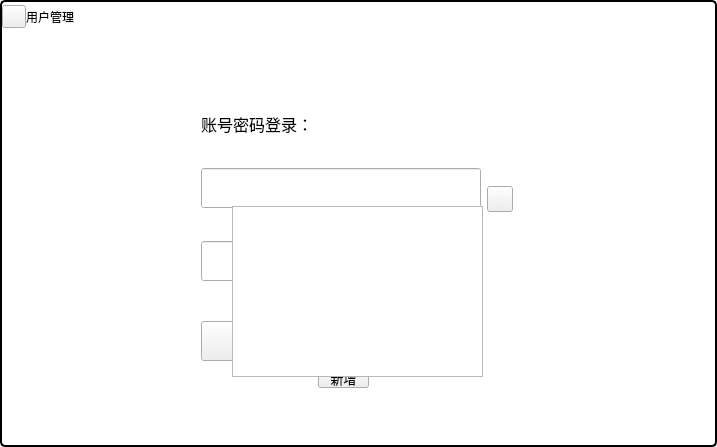
<?xml version="1.0" encoding="UTF-8"?>
<ui version="4.0">
 <class>DlgUserManage</class>
 <widget class="QDialog" name="DlgUserManage">
  <property name="geometry">
   <rect>
    <x>0</x>
    <y>0</y>
    <width>717</width>
    <height>447</height>
   </rect>
  </property>
  <property name="windowTitle">
   <string>Dialog</string>
  </property>
  <property name="styleSheet">
   <string notr="true">QDialog{border: 2px solid black;
border-radius: 5px;
	background-color: rgb(255, 255, 255);
}
</string>
  </property>
  <layout class="QVBoxLayout" name="verticalLayout">
   <property name="spacing">
    <number>10</number>
   </property>
   <property name="leftMargin">
    <number>2</number>
   </property>
   <property name="topMargin">
    <number>0</number>
   </property>
   <property name="rightMargin">
    <number>2</number>
   </property>
   <property name="bottomMargin">
    <number>16</number>
   </property>
   <item>
    <widget class="QWidget" name="widget_title" native="true">
     <property name="sizePolicy">
      <sizepolicy hsizetype="Preferred" vsizetype="Fixed">
       <horstretch>0</horstretch>
       <verstretch>0</verstretch>
      </sizepolicy>
     </property>
     <property name="minimumSize">
      <size>
       <width>100</width>
       <height>33</height>
      </size>
     </property>
     <layout class="QHBoxLayout" name="horizontalLayout_11">
      <property name="spacing">
       <number>0</number>
      </property>
      <property name="leftMargin">
       <number>0</number>
      </property>
      <property name="topMargin">
       <number>0</number>
      </property>
      <property name="rightMargin">
       <number>0</number>
      </property>
      <property name="bottomMargin">
       <number>0</number>
      </property>
      <item>
       <widget class="QToolButton" name="toolButtonIcon">
        <property name="text">
         <string/>
        </property>
       </widget>
      </item>
      <item>
       <widget class="QLabel" name="lab_Title">
        <property name="sizePolicy">
         <sizepolicy hsizetype="Expanding" vsizetype="Preferred">
          <horstretch>0</horstretch>
          <verstretch>0</verstretch>
         </sizepolicy>
        </property>
        <property name="styleSheet">
         <string notr="true">font: 10pt &quot;微软雅黑&quot;;</string>
        </property>
        <property name="text">
         <string>用户管理</string>
        </property>
        <property name="alignment">
         <set>Qt::AlignLeading|Qt::AlignLeft|Qt::AlignVCenter</set>
        </property>
       </widget>
      </item>
      <item>
       <widget class="QWidget" name="widget_menu" native="true">
        <property name="sizePolicy">
         <sizepolicy hsizetype="Minimum" vsizetype="Preferred">
          <horstretch>0</horstretch>
          <verstretch>0</verstretch>
         </sizepolicy>
        </property>
        <layout class="QHBoxLayout" name="horizontalLayout_12">
         <property name="spacing">
          <number>0</number>
         </property>
         <property name="leftMargin">
          <number>0</number>
         </property>
         <property name="topMargin">
          <number>0</number>
         </property>
         <property name="rightMargin">
          <number>0</number>
         </property>
         <property name="bottomMargin">
          <number>0</number>
         </property>
         <item>
          <widget class="QPushButton" name="btnMenu_Close">
           <property name="sizePolicy">
            <sizepolicy hsizetype="Minimum" vsizetype="Expanding">
             <horstretch>0</horstretch>
             <verstretch>0</verstretch>
            </sizepolicy>
           </property>
           <property name="minimumSize">
            <size>
             <width>40</width>
             <height>0</height>
            </size>
           </property>
           <property name="cursor">
            <cursorShape>ArrowCursor</cursorShape>
           </property>
           <property name="focusPolicy">
            <enum>Qt::NoFocus</enum>
           </property>
           <property name="toolTip">
            <string>关闭</string>
           </property>
           <property name="text">
            <string/>
           </property>
           <property name="flat">
            <bool>true</bool>
           </property>
          </widget>
         </item>
        </layout>
       </widget>
      </item>
     </layout>
    </widget>
   </item>
   <item>
    <widget class="QWidget" name="widget" native="true">
     <property name="styleSheet">
      <string notr="true"/>
     </property>
     <layout class="QVBoxLayout" name="verticalLayout_2">
      <item>
       <widget class="QStackedWidget" name="stackedWidget">
        <property name="styleSheet">
         <string notr="true">QPushButton#toolButtonLogin
{
	border-style: none;
	border: 0px;
	color: #F0F0F0;
	padding: 0px;	
	min-height: 10px;
	border-radius:3px;
	background: qlineargradient(spread:pad, x1:0, y1:0, x2:0, y2:1, stop:0 #4D4D4D, stop:1 #292929); 
}</string>
        </property>
        <property name="currentIndex">
         <number>0</number>
        </property>
        <widget class="QWidget" name="pageLogin">
         <widget class="QWidget" name="layoutWidget">
          <property name="geometry">
           <rect>
            <x>190</x>
            <y>60</y>
            <width>385</width>
            <height>276</height>
           </rect>
          </property>
          <layout class="QVBoxLayout" name="verticalLayout_7">
           <item>
            <layout class="QHBoxLayout" name="horizontalLayout_5">
             <item>
              <widget class="QLabel" name="label">
               <property name="font">
                <font>
                 <family>微软雅黑</family>
                 <pointsize>12</pointsize>
                 <weight>50</weight>
                 <bold>false</bold>
                </font>
               </property>
               <property name="text">
                <string>账号密码登录：</string>
               </property>
              </widget>
             </item>
             <item>
              <spacer name="horizontalSpacer_3">
               <property name="orientation">
                <enum>Qt::Horizontal</enum>
               </property>
               <property name="sizeHint" stdset="0">
                <size>
                 <width>40</width>
                 <height>20</height>
                </size>
               </property>
              </spacer>
             </item>
            </layout>
           </item>
           <item>
            <spacer name="verticalSpacer_2">
             <property name="orientation">
              <enum>Qt::Vertical</enum>
             </property>
             <property name="sizeHint" stdset="0">
              <size>
               <width>17</width>
               <height>13</height>
              </size>
             </property>
            </spacer>
           </item>
           <item>
            <layout class="QHBoxLayout" name="horizontalLayout_13">
             <item>
              <widget class="KLineEdit" name="lineEditLoginusername">
               <property name="minimumSize">
                <size>
                 <width>280</width>
                 <height>40</height>
                </size>
               </property>
               <property name="maximumSize">
                <size>
                 <width>280</width>
                 <height>40</height>
                </size>
               </property>
               <property name="font">
                <font>
                 <family>微软雅黑</family>
                 <pointsize>12</pointsize>
                </font>
               </property>
              </widget>
             </item>
             <item>
              <layout class="QVBoxLayout" name="verticalLayout_4">
               <property name="spacing">
                <number>0</number>
               </property>
               <property name="bottomMargin">
                <number>14</number>
               </property>
               <item>
                <spacer name="verticalSpacer_6">
                 <property name="orientation">
                  <enum>Qt::Vertical</enum>
                 </property>
                 <property name="sizeHint" stdset="0">
                  <size>
                   <width>20</width>
                   <height>40</height>
                  </size>
                 </property>
                </spacer>
               </item>
               <item>
                <widget class="QToolButton" name="toolButtonManage">
                 <property name="minimumSize">
                  <size>
                   <width>26</width>
                   <height>26</height>
                  </size>
                 </property>
                 <property name="maximumSize">
                  <size>
                   <width>26</width>
                   <height>26</height>
                  </size>
                 </property>
                 <property name="styleSheet">
                  <string notr="true"/>
                 </property>
                 <property name="text">
                  <string/>
                 </property>
                </widget>
               </item>
              </layout>
             </item>
             <item>
              <spacer name="horizontalSpacer_7">
               <property name="orientation">
                <enum>Qt::Horizontal</enum>
               </property>
               <property name="sizeHint" stdset="0">
                <size>
                 <width>40</width>
                 <height>20</height>
                </size>
               </property>
              </spacer>
             </item>
            </layout>
           </item>
           <item>
            <spacer name="verticalSpacer_3">
             <property name="orientation">
              <enum>Qt::Vertical</enum>
             </property>
             <property name="sizeHint" stdset="0">
              <size>
               <width>17</width>
               <height>13</height>
              </size>
             </property>
            </spacer>
           </item>
           <item>
            <layout class="QHBoxLayout" name="horizontalLayout_14">
             <item>
              <widget class="KLineEditKb" name="lineEditLoginpassword">
               <property name="minimumSize">
                <size>
                 <width>280</width>
                 <height>40</height>
                </size>
               </property>
               <property name="maximumSize">
                <size>
                 <width>280</width>
                 <height>40</height>
                </size>
               </property>
               <property name="font">
                <font>
                 <family>微软雅黑</family>
                 <pointsize>12</pointsize>
                </font>
               </property>
               <property name="echoMode">
                <enum>QLineEdit::Password</enum>
               </property>
              </widget>
             </item>
             <item>
              <spacer name="horizontalSpacer_5">
               <property name="orientation">
                <enum>Qt::Horizontal</enum>
               </property>
               <property name="sizeHint" stdset="0">
                <size>
                 <width>40</width>
                 <height>20</height>
                </size>
               </property>
              </spacer>
             </item>
            </layout>
           </item>
           <item>
            <spacer name="verticalSpacer_4">
             <property name="orientation">
              <enum>Qt::Vertical</enum>
             </property>
             <property name="sizeHint" stdset="0">
              <size>
               <width>28</width>
               <height>38</height>
              </size>
             </property>
            </spacer>
           </item>
           <item>
            <layout class="QHBoxLayout" name="horizontalLayout_15">
             <item>
              <widget class="QToolButton" name="toolButtonLogin">
               <property name="minimumSize">
                <size>
                 <width>280</width>
                 <height>40</height>
                </size>
               </property>
               <property name="maximumSize">
                <size>
                 <width>280</width>
                 <height>40</height>
                </size>
               </property>
               <property name="font">
                <font>
                 <family>微软雅黑</family>
                 <pointsize>10</pointsize>
                 <weight>50</weight>
                 <bold>false</bold>
                </font>
               </property>
               <property name="styleSheet">
                <string notr="true"/>
               </property>
               <property name="text">
                <string>登录</string>
               </property>
              </widget>
             </item>
             <item>
              <spacer name="horizontalSpacer_6">
               <property name="orientation">
                <enum>Qt::Horizontal</enum>
               </property>
               <property name="sizeHint" stdset="0">
                <size>
                 <width>40</width>
                 <height>20</height>
                </size>
               </property>
              </spacer>
             </item>
            </layout>
           </item>
           <item>
            <layout class="QHBoxLayout" name="horizontalLayout_4" stretch="13,0,24">
             <item>
              <spacer name="horizontalSpacer">
               <property name="orientation">
                <enum>Qt::Horizontal</enum>
               </property>
               <property name="sizeHint" stdset="0">
                <size>
                 <width>40</width>
                 <height>20</height>
                </size>
               </property>
              </spacer>
             </item>
             <item>
              <widget class="QToolButton" name="toolButtonAddUser">
               <property name="minimumSize">
                <size>
                 <width>51</width>
                 <height>21</height>
                </size>
               </property>
               <property name="maximumSize">
                <size>
                 <width>51</width>
                 <height>21</height>
                </size>
               </property>
               <property name="font">
                <font>
                 <family>微软雅黑</family>
                 <pointsize>10</pointsize>
                 <weight>50</weight>
                 <bold>false</bold>
                </font>
               </property>
               <property name="styleSheet">
                <string notr="true"/>
               </property>
               <property name="text">
                <string>新增</string>
               </property>
              </widget>
             </item>
             <item>
              <spacer name="horizontalSpacer_2">
               <property name="orientation">
                <enum>Qt::Horizontal</enum>
               </property>
               <property name="sizeHint" stdset="0">
                <size>
                 <width>40</width>
                 <height>20</height>
                </size>
               </property>
              </spacer>
             </item>
            </layout>
           </item>
          </layout>
         </widget>
         <widget class="QTextEdit" name="textEditNames">
          <property name="geometry">
           <rect>
            <x>221</x>
            <y>154</y>
            <width>251</width>
            <height>171</height>
           </rect>
          </property>
          <property name="font">
           <font>
            <family>微软雅黑</family>
            <pointsize>12</pointsize>
           </font>
          </property>
          <property name="cursor" stdset="0">
           <cursorShape>PointingHandCursor</cursorShape>
          </property>
         </widget>
        </widget>
        <widget class="QWidget" name="pageChangePwd">
         <widget class="QWidget" name="layoutWidget">
          <property name="geometry">
           <rect>
            <x>140</x>
            <y>71</y>
            <width>382</width>
            <height>221</height>
           </rect>
          </property>
          <layout class="QVBoxLayout" name="verticalLayout_3">
           <item>
            <layout class="QHBoxLayout" name="horizontalLayout">
             <item>
              <widget class="QLabel" name="label_2">
               <property name="minimumSize">
                <size>
                 <width>80</width>
                 <height>15</height>
                </size>
               </property>
               <property name="sizeIncrement">
                <size>
                 <width>80</width>
                 <height>15</height>
                </size>
               </property>
               <property name="font">
                <font>
                 <family>微软雅黑</family>
                 <pointsize>10</pointsize>
                </font>
               </property>
               <property name="text">
                <string>当前密码：</string>
               </property>
              </widget>
             </item>
             <item>
              <widget class="QLineEdit" name="lineEditChangeoldpwd">
               <property name="minimumSize">
                <size>
                 <width>280</width>
                 <height>40</height>
                </size>
               </property>
               <property name="maximumSize">
                <size>
                 <width>280</width>
                 <height>40</height>
                </size>
               </property>
               <property name="echoMode">
                <enum>QLineEdit::Password</enum>
               </property>
              </widget>
             </item>
            </layout>
           </item>
           <item>
            <layout class="QHBoxLayout" name="horizontalLayout_2">
             <item>
              <widget class="QLabel" name="label_3">
               <property name="minimumSize">
                <size>
                 <width>80</width>
                 <height>15</height>
                </size>
               </property>
               <property name="sizeIncrement">
                <size>
                 <width>80</width>
                 <height>15</height>
                </size>
               </property>
               <property name="font">
                <font>
                 <family>微软雅黑</family>
                 <pointsize>10</pointsize>
                </font>
               </property>
               <property name="layoutDirection">
                <enum>Qt::RightToLeft</enum>
               </property>
               <property name="text">
                <string>新设密码：</string>
               </property>
              </widget>
             </item>
             <item>
              <widget class="QLineEdit" name="lineEditChangenewpwd">
               <property name="minimumSize">
                <size>
                 <width>280</width>
                 <height>40</height>
                </size>
               </property>
               <property name="maximumSize">
                <size>
                 <width>280</width>
                 <height>40</height>
                </size>
               </property>
               <property name="echoMode">
                <enum>QLineEdit::Password</enum>
               </property>
              </widget>
             </item>
            </layout>
           </item>
           <item>
            <layout class="QHBoxLayout" name="horizontalLayout_3">
             <item>
              <widget class="QLabel" name="label_4">
               <property name="minimumSize">
                <size>
                 <width>80</width>
                 <height>15</height>
                </size>
               </property>
               <property name="sizeIncrement">
                <size>
                 <width>80</width>
                 <height>15</height>
                </size>
               </property>
               <property name="font">
                <font>
                 <family>微软雅黑</family>
                 <pointsize>10</pointsize>
                </font>
               </property>
               <property name="text">
                <string>密码确认：</string>
               </property>
              </widget>
             </item>
             <item>
              <widget class="QLineEdit" name="lineEditChangenewpwd2">
               <property name="minimumSize">
                <size>
                 <width>280</width>
                 <height>40</height>
                </size>
               </property>
               <property name="maximumSize">
                <size>
                 <width>280</width>
                 <height>40</height>
                </size>
               </property>
               <property name="echoMode">
                <enum>QLineEdit::Password</enum>
               </property>
              </widget>
             </item>
            </layout>
           </item>
           <item>
            <spacer name="verticalSpacer">
             <property name="orientation">
              <enum>Qt::Vertical</enum>
             </property>
             <property name="sizeHint" stdset="0">
              <size>
               <width>20</width>
               <height>40</height>
              </size>
             </property>
            </spacer>
           </item>
           <item>
            <widget class="QToolButton" name="toolButtonChangepwdOk">
             <property name="minimumSize">
              <size>
               <width>380</width>
               <height>40</height>
              </size>
             </property>
             <property name="maximumSize">
              <size>
               <width>380</width>
               <height>40</height>
              </size>
             </property>
             <property name="font">
              <font>
               <family>微软雅黑</family>
               <pointsize>10</pointsize>
               <weight>50</weight>
               <bold>false</bold>
              </font>
             </property>
             <property name="text">
              <string>确 认</string>
             </property>
            </widget>
           </item>
          </layout>
         </widget>
        </widget>
        <widget class="QWidget" name="pageAdd">
         <widget class="QWidget" name="layoutWidget">
          <property name="geometry">
           <rect>
            <x>150</x>
            <y>20</y>
            <width>391</width>
            <height>311</height>
           </rect>
          </property>
          <layout class="QVBoxLayout" name="verticalLayout_5">
           <item>
            <layout class="QHBoxLayout" name="horizontalLayout_6">
             <item>
              <widget class="QLabel" name="label_5">
               <property name="minimumSize">
                <size>
                 <width>80</width>
                 <height>15</height>
                </size>
               </property>
               <property name="sizeIncrement">
                <size>
                 <width>80</width>
                 <height>15</height>
                </size>
               </property>
               <property name="font">
                <font>
                 <family>微软雅黑</family>
                 <pointsize>10</pointsize>
                </font>
               </property>
               <property name="text">
                <string>用户名称：</string>
               </property>
              </widget>
             </item>
             <item>
              <widget class="QLineEdit" name="lineEditaddusername">
               <property name="minimumSize">
                <size>
                 <width>280</width>
                 <height>40</height>
                </size>
               </property>
               <property name="maximumSize">
                <size>
                 <width>280</width>
                 <height>40</height>
                </size>
               </property>
               <property name="font">
                <font>
                 <family>微软雅黑</family>
                </font>
               </property>
               <property name="echoMode">
                <enum>QLineEdit::Normal</enum>
               </property>
              </widget>
             </item>
            </layout>
           </item>
           <item>
            <layout class="QHBoxLayout" name="horizontalLayout_7">
             <item>
              <widget class="QLabel" name="label_6">
               <property name="minimumSize">
                <size>
                 <width>80</width>
                 <height>15</height>
                </size>
               </property>
               <property name="sizeIncrement">
                <size>
                 <width>80</width>
                 <height>15</height>
                </size>
               </property>
               <property name="font">
                <font>
                 <family>微软雅黑</family>
                 <pointsize>10</pointsize>
                </font>
               </property>
               <property name="layoutDirection">
                <enum>Qt::RightToLeft</enum>
               </property>
               <property name="text">
                <string>用户密码：</string>
               </property>
              </widget>
             </item>
             <item>
              <widget class="QLineEdit" name="lineEditaddpwd">
               <property name="minimumSize">
                <size>
                 <width>280</width>
                 <height>40</height>
                </size>
               </property>
               <property name="maximumSize">
                <size>
                 <width>280</width>
                 <height>40</height>
                </size>
               </property>
               <property name="font">
                <font>
                 <family>微软雅黑</family>
                </font>
               </property>
               <property name="echoMode">
                <enum>QLineEdit::Password</enum>
               </property>
              </widget>
             </item>
            </layout>
           </item>
           <item>
            <layout class="QHBoxLayout" name="horizontalLayout_8">
             <item>
              <widget class="QLabel" name="label_7">
               <property name="minimumSize">
                <size>
                 <width>80</width>
                 <height>15</height>
                </size>
               </property>
               <property name="sizeIncrement">
                <size>
                 <width>80</width>
                 <height>15</height>
                </size>
               </property>
               <property name="font">
                <font>
                 <family>微软雅黑</family>
                 <pointsize>10</pointsize>
                </font>
               </property>
               <property name="text">
                <string>密码确认：</string>
               </property>
              </widget>
             </item>
             <item>
              <widget class="QLineEdit" name="lineEditaddpwd2">
               <property name="minimumSize">
                <size>
                 <width>280</width>
                 <height>40</height>
                </size>
               </property>
               <property name="maximumSize">
                <size>
                 <width>280</width>
                 <height>40</height>
                </size>
               </property>
               <property name="font">
                <font>
                 <family>微软雅黑</family>
                </font>
               </property>
               <property name="echoMode">
                <enum>QLineEdit::Password</enum>
               </property>
              </widget>
             </item>
            </layout>
           </item>
           <item>
            <layout class="QHBoxLayout" name="horizontalLayout_9">
             <item>
              <widget class="QLabel" name="label_8">
               <property name="minimumSize">
                <size>
                 <width>80</width>
                 <height>15</height>
                </size>
               </property>
               <property name="sizeIncrement">
                <size>
                 <width>80</width>
                 <height>15</height>
                </size>
               </property>
               <property name="font">
                <font>
                 <family>微软雅黑</family>
                 <pointsize>10</pointsize>
                </font>
               </property>
               <property name="text">
                <string>用户分组：</string>
               </property>
              </widget>
             </item>
             <item>
              <widget class="QComboBox" name="comboBox">
               <property name="minimumSize">
                <size>
                 <width>280</width>
                 <height>40</height>
                </size>
               </property>
               <property name="maximumSize">
                <size>
                 <width>280</width>
                 <height>40</height>
                </size>
               </property>
               <property name="font">
                <font>
                 <family>微软雅黑</family>
                </font>
               </property>
              </widget>
             </item>
            </layout>
           </item>
           <item>
            <layout class="QHBoxLayout" name="horizontalLayout_10">
             <item>
              <widget class="QToolButton" name="toolButtonadduserok">
               <property name="minimumSize">
                <size>
                 <width>180</width>
                 <height>40</height>
                </size>
               </property>
               <property name="maximumSize">
                <size>
                 <width>180</width>
                 <height>40</height>
                </size>
               </property>
               <property name="font">
                <font>
                 <family>微软雅黑</family>
                 <pointsize>11</pointsize>
                </font>
               </property>
               <property name="text">
                <string>确 认</string>
               </property>
              </widget>
             </item>
             <item>
              <spacer name="horizontalSpacer_4">
               <property name="orientation">
                <enum>Qt::Horizontal</enum>
               </property>
               <property name="sizeHint" stdset="0">
                <size>
                 <width>40</width>
                 <height>20</height>
                </size>
               </property>
              </spacer>
             </item>
             <item>
              <widget class="QToolButton" name="toolButtonaddusercancel">
               <property name="minimumSize">
                <size>
                 <width>180</width>
                 <height>40</height>
                </size>
               </property>
               <property name="maximumSize">
                <size>
                 <width>180</width>
                 <height>40</height>
                </size>
               </property>
               <property name="font">
                <font>
                 <family>微软雅黑</family>
                 <pointsize>11</pointsize>
                </font>
               </property>
               <property name="text">
                <string>取 消</string>
               </property>
              </widget>
             </item>
            </layout>
           </item>
          </layout>
         </widget>
        </widget>
        <widget class="QWidget" name="pageManage">
         <widget class="QTableView" name="tableView">
          <property name="geometry">
           <rect>
            <x>80</x>
            <y>10</y>
            <width>521</width>
            <height>351</height>
           </rect>
          </property>
         </widget>
        </widget>
        <widget class="QWidget" name="pageCurUser">
         <widget class="QLabel" name="label_9">
          <property name="geometry">
           <rect>
            <x>170</x>
            <y>90</y>
            <width>71</width>
            <height>21</height>
           </rect>
          </property>
          <property name="font">
           <font>
            <family>微软雅黑</family>
            <pointsize>12</pointsize>
            <weight>50</weight>
            <bold>false</bold>
           </font>
          </property>
          <property name="text">
           <string>当前用户：</string>
          </property>
         </widget>
         <widget class="QLabel" name="label_10">
          <property name="geometry">
           <rect>
            <x>170</x>
            <y>140</y>
            <width>71</width>
            <height>21</height>
           </rect>
          </property>
          <property name="font">
           <font>
            <family>微软雅黑</family>
            <pointsize>12</pointsize>
            <weight>50</weight>
            <bold>false</bold>
           </font>
          </property>
          <property name="text">
           <string>当前分组：</string>
          </property>
         </widget>
         <widget class="QLabel" name="labelCurUserName">
          <property name="geometry">
           <rect>
            <x>290</x>
            <y>90</y>
            <width>121</width>
            <height>21</height>
           </rect>
          </property>
          <property name="font">
           <font>
            <family>微软雅黑</family>
            <pointsize>12</pointsize>
            <weight>50</weight>
            <bold>false</bold>
           </font>
          </property>
          <property name="text">
           <string>当前用户</string>
          </property>
         </widget>
         <widget class="QLabel" name="labelCurUserGroup">
          <property name="geometry">
           <rect>
            <x>290</x>
            <y>140</y>
            <width>121</width>
            <height>21</height>
           </rect>
          </property>
          <property name="font">
           <font>
            <family>微软雅黑</family>
            <pointsize>12</pointsize>
            <weight>50</weight>
            <bold>false</bold>
           </font>
          </property>
          <property name="text">
           <string>当前用户</string>
          </property>
         </widget>
         <widget class="QToolButton" name="toolButtonCurAddUser">
          <property name="geometry">
           <rect>
            <x>284</x>
            <y>261</y>
            <width>51</width>
            <height>21</height>
           </rect>
          </property>
          <property name="minimumSize">
           <size>
            <width>51</width>
            <height>21</height>
           </size>
          </property>
          <property name="maximumSize">
           <size>
            <width>51</width>
            <height>21</height>
           </size>
          </property>
          <property name="font">
           <font>
            <family>微软雅黑</family>
            <pointsize>10</pointsize>
            <weight>50</weight>
            <bold>false</bold>
           </font>
          </property>
          <property name="styleSheet">
           <string notr="true"/>
          </property>
          <property name="text">
           <string>新增</string>
          </property>
         </widget>
         <widget class="QToolButton" name="toolButtonCurUserLogoff">
          <property name="geometry">
           <rect>
            <x>170</x>
            <y>210</y>
            <width>280</width>
            <height>40</height>
           </rect>
          </property>
          <property name="minimumSize">
           <size>
            <width>280</width>
            <height>40</height>
           </size>
          </property>
          <property name="maximumSize">
           <size>
            <width>280</width>
            <height>40</height>
           </size>
          </property>
          <property name="font">
           <font>
            <family>微软雅黑</family>
            <pointsize>10</pointsize>
            <weight>50</weight>
            <bold>false</bold>
           </font>
          </property>
          <property name="styleSheet">
           <string notr="true"/>
          </property>
          <property name="text">
           <string>退出</string>
          </property>
         </widget>
         <widget class="QToolButton" name="toolButtonCurUserManage">
          <property name="geometry">
           <rect>
            <x>440</x>
            <y>90</y>
            <width>26</width>
            <height>26</height>
           </rect>
          </property>
          <property name="minimumSize">
           <size>
            <width>26</width>
            <height>26</height>
           </size>
          </property>
          <property name="maximumSize">
           <size>
            <width>26</width>
            <height>26</height>
           </size>
          </property>
          <property name="styleSheet">
           <string notr="true"/>
          </property>
          <property name="text">
           <string/>
          </property>
         </widget>
        </widget>
       </widget>
      </item>
     </layout>
    </widget>
   </item>
  </layout>
 </widget>
 <customwidgets>
  <customwidget>
   <class>KLineEdit</class>
   <extends>QLineEdit</extends>
   <header location="global">kcontrols\klineedit.h</header>
  </customwidget>
  <customwidget>
   <class>KLineEditKb</class>
   <extends>QLineEdit</extends>
   <header location="global">kcontrols/klineeditkb.h</header>
  </customwidget>
 </customwidgets>
 <tabstops>
  <tabstop>toolButtonLogin</tabstop>
  <tabstop>lineEditLoginusername</tabstop>
  <tabstop>lineEditLoginpassword</tabstop>
  <tabstop>toolButtonIcon</tabstop>
  <tabstop>lineEditChangeoldpwd</tabstop>
  <tabstop>lineEditChangenewpwd2</tabstop>
  <tabstop>toolButtonManage</tabstop>
  <tabstop>toolButtonAddUser</tabstop>
  <tabstop>toolButtonChangepwdOk</tabstop>
  <tabstop>lineEditaddusername</tabstop>
  <tabstop>lineEditaddpwd</tabstop>
  <tabstop>lineEditaddpwd2</tabstop>
  <tabstop>textEditNames</tabstop>
  <tabstop>lineEditChangenewpwd</tabstop>
  <tabstop>comboBox</tabstop>
  <tabstop>toolButtonadduserok</tabstop>
  <tabstop>toolButtonaddusercancel</tabstop>
  <tabstop>tableView</tabstop>
 </tabstops>
 <resources/>
 <connections/>
</ui>
